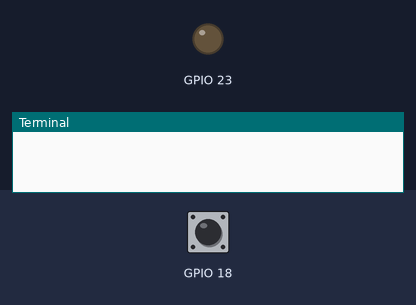
The program below on a simulated Raspberry Pi (BCM pin numbers). Shown: output pins drawn as LEDs (lit = HIGH), the last lines printed to the terminal. The inputs (shaded band) are chosen by the test bench; at power-on: GPIO 18 HIGH. Databases and web services accept everything at once and return nothing.

Above: at 1.2 s.
1.3 s: GPIO 18 pulled LOW for 0.15 s
At 1.7 s:
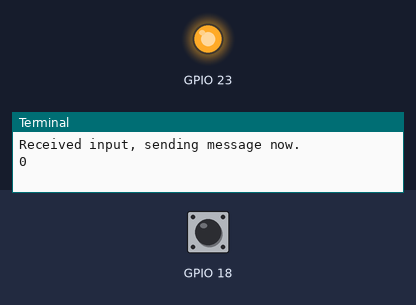
4.4 s: GPIO 18 pulled LOW for 1 s
At 6.8 s:
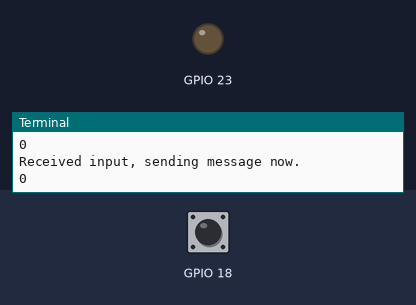
7.9 s: GPIO 18 pulled LOW for 3.2 s
At 9.2 s:
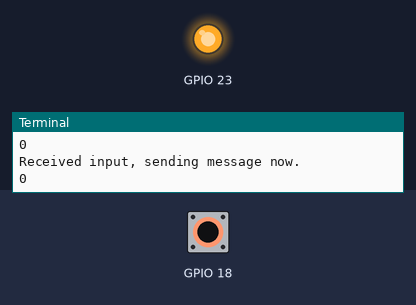
Timing chart, 0 to 11.4 s (numbered marks = the images above; inputs shaded):
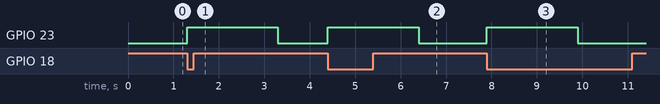

The program:

raspberry-pi-code.py
```python
from twilio.rest import Client
import RPi.GPIO as GPIO
import time

# Raspberry Pi Pins Setup
GPIO.setmode(GPIO.BCM)
GPIO.setup(18, GPIO.IN, pull_up_down = GPIO.PUD_UP)
GPIO.setwarnings(False)
GPIO.setup(23, GPIO.OUT)

# Twilio Account Setup
account_sid = 'AC74c73ff901fe41d63e0362f72b626798'
auth_token = '4be8c3a8454c8294040514f876ff4c1b'
client = Client(account_sid, auth_token)

GPIO.output(23, GPIO.LOW)

# Twilio Function
def twilMsg(channel):
   print("Received input, sending message now.")
   message = client.messages \
    .create(
         body='Aaishika needs help.',
         from_='+19124612542',
         to='+917827794110'
     )

   print(message.sid)
   GPIO.output(23,GPIO.HIGH)
   time.sleep(2)
   GPIO.output(23, GPIO.LOW)

GPIO.add_event_detect(18, GPIO.FALLING, callback = twilMsg, bouncetime = 2000)

while 1:
   time.sleep(1)
```

Measured:
- after the input at 1.3 s, GPIO 23: LOW → HIGH at once, → LOW 2.0 s later
- after the input at 4.4 s, GPIO 23: LOW → HIGH at once, → LOW 2.0 s later
- after the input at 7.9 s, GPIO 23: LOW → HIGH at once, → LOW 2.0 s later
